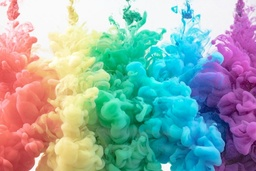
#> input picture Algorithmics/Homework/homework_05/images/colors.jpeg, 256 x 171 px, shrunk from 720 x 480 before the run
$ python original_code.py
#> lines starting #> are read from the running program, lines starting #| are printed output that depends on the picture
import os
import random
from io import BytesIO
from urllib.parse import urlparse

import numpy as np
import requests
from PIL import UnidentifiedImageError, Image
from matplotlib import pyplot as plt
from sklearn.decomposition import PCA
from sklearn.metrics.pairwise import euclidean_distances
import time

random.seed(0)  # Set random seed for reproducibility

def extract_blocks_with_positions(image_array, block_size):
    block_height, block_width = block_size
    img_height, img_width, channels = image_array.shape

    # Calculate the number of blocks along height and width
    num_blocks_vertical = img_height // block_height
    num_blocks_horizontal = img_width // block_width

    # Trim the image to fit an integer number of blocks
    trimmed_height = num_blocks_vertical * block_height
    trimmed_width = num_blocks_horizontal * block_width
    trimmed_image = image_array[:trimmed_height, :trimmed_width, :]

    # Extract blocks and their positions
    blocks = []
    positions = []

    for i in range(0, trimmed_height, block_height):
        for j in range(0, trimmed_width, block_width):

            if random.random() > 0.5:  # Skip half of the blocks
                continue

            block = trimmed_image[i:i + block_height, j:j + block_width, :]

            # Check if block contains more than one pixel
            if block.size > 3:  # More than one pixel
                # Reshape block to (-1, 3), each row is an RGB triplet
                block_pixels = block.reshape(-1, 3)
                # Check if all RGB triplets are the same
                if np.all((block_pixels == block_pixels[0]).all(axis=1)):
                    # All pixels have the same RGB values
                    if random.random() > 0.1:  # Accept with 10% probability
                        continue  # Skip this block

            blocks.append(block.flatten())
            positions.append((j, i))  # (X, Y) position

    blocks = np.array(blocks)
    positions = np.array(positions)

    return blocks, positions

def load_image(input_path):
#> called with input_path = '../images/colors.jpeg'
    if os.path.isfile(input_path):
        # Input is a local file
        try:
            img = Image.open(input_path)
#> img is the input picture: PIL image 256x171 RGB; mean R, G, B 146.1, 171.4, 169.6
            return img
        except UnidentifiedImageError:
            print(f"Could not identify image from the file: {input_path}")
            return None
    else:
        # Check if input is a URL
        parsed_url = urlparse(input_path)
        if parsed_url.scheme in ('http', 'https'):
            try:
                response = requests.get(input_path)
                response.raise_for_status()
                img = Image.open(BytesIO(response.content))
                return img
            except requests.exceptions.RequestException as e:
                print(f"Failed to retrieve image: {e}")
                return None
            except UnidentifiedImageError:
                print("Could not identify image from the URL.")
                return None
        else:
            print(f"The input '{input_path}' is neither a valid URL nor a local file.")
            return None

# Function to compare K-NN before and after PCA
def compare_knn_before_after_pca(blocks_original, positions, k=4, n_components=2):
    # Step 1: Perform K-NN on original data
    print("Performing K-NN on original high-dimensional data...")
    start_time = time.time()
    distances_original = euclidean_distances(blocks_original, blocks_original)
    neighbors_original = np.argsort(distances_original, axis=1)[:, 1:k+1]  # Exclude self (index 0)
    original_knn_time = time.time() - start_time
    print(f"Time for K-NN on original data: {original_knn_time:.4f} seconds")

    # Step 2: Apply PCA for dimensionality reduction
    print(f"Applying PCA to reduce dimensions to {n_components}...")
    pca = PCA(n_components=n_components)
    blocks_pca = pca.fit_transform(blocks_original)

    # Check how much variance is retained after PCA
    explained_variance = np.sum(pca.explained_variance_ratio_)
    print(f"Explained variance with {n_components} components: {explained_variance * 100:.2f}%")

    # Step 3: Perform K-NN on PCA-transformed data
    print("Performing K-NN on PCA-reduced data...")
    start_time = time.time()
    distances_pca = euclidean_distances(blocks_pca, blocks_pca)
    neighbors_pca = np.argsort(distances_pca, axis=1)[:, 1:k+1]
    pca_knn_time = time.time() - start_time
    print(f"Time for K-NN on PCA-reduced data: {pca_knn_time:.4f} seconds")

    # Step 4: Compare neighbors before and after PCA
    print("Comparing K-NN results before and after PCA...")
    total_blocks = blocks_original.shape[0]
    matching_neighbors = np.sum(neighbors_original == neighbors_pca)
    percentage_matching = (matching_neighbors / (total_blocks * k)) * 100
    print(f"Percentage of matching neighbors: {percentage_matching:.2f}%")

    # Return results
    return explained_variance, percentage_matching, original_knn_time, pca_knn_time

# Main code
# Load the image as already done in your original code
input_path = '../images/colors.jpeg'  # Provide your image path
img = load_image(input_path)

if img is not None:
    # Display the image
    plt.figure(figsize=(8, 6))
    plt.imshow(img)
    plt.axis('off')
    plt.title('Original Image')
    plt.show()

    # Convert Image into RGB Matrix
    image_array = np.array(img)
    if image_array.shape[2] == 4:
        image_array = image_array[:, :, :3]  # Remove alpha channel if present
    height, width, channels = image_array.shape
#> height = 171; width = 256; channels = 3

    # Define block size for this test
    block_size = (3, 3)  # Example block size

    # Extract blocks and positions
    blocks, positions = extract_blocks_with_positions(image_array, block_size)
#> in extract_blocks_with_positions, `trimmed_image = image_array[:trimmed_height, :trimmed_width, :]`:
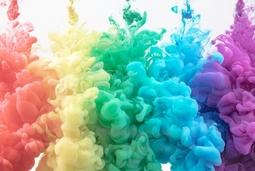
#> trimmed_image: shape (171, 255, 3); mean R, G, B 146.1, 171.7, 169.6
#> after the loop in extract_blocks_with_positions, `for i in range(0, trimmed_height, block_height):`: blocks = 2363 items; positions = 2363 pairs, first value 0 to 252, second value 0 to 168
    print(f"Total blocks: {blocks.shape[0]}, Vector dimension: {blocks.shape[1]}")
#| Total blocks: 2363, Vector dimension: 27

    # Compare K-NN before and after PCA
    explained_variance, percentage_matching, original_knn_time, pca_knn_time = compare_knn_before_after_pca(blocks, positions, k=4, n_components=2)
#> in compare_knn_before_after_pca, `distances_original = euclidean_distances(blocks_original, blocks_origi..`:
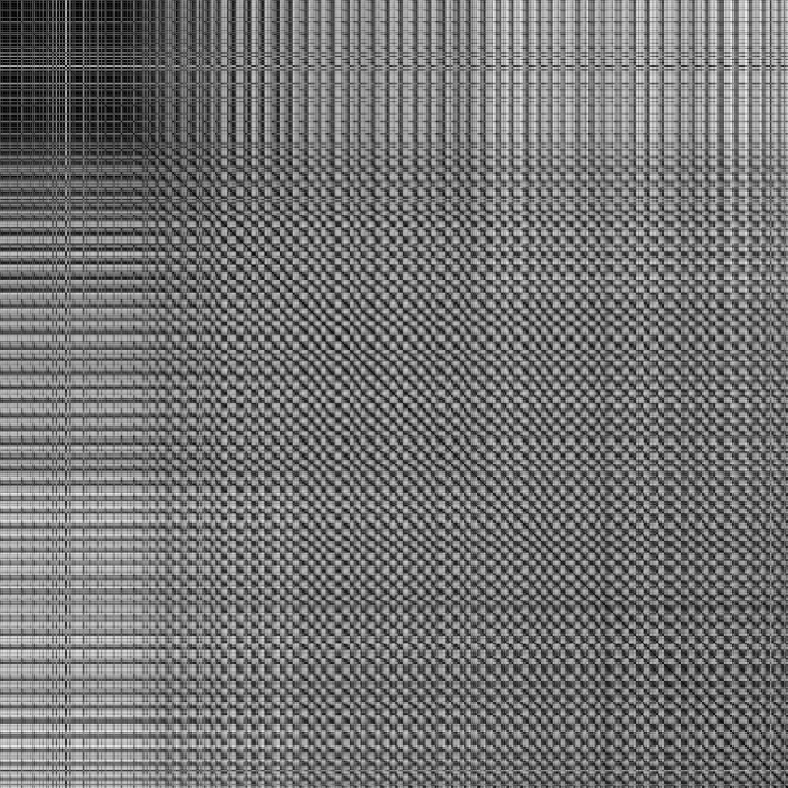
#> distances_original: shape (2363, 2363) float64 (shown at 1/3 size); min 0, max 1088.6, mean 494.4; drawn with min black and max white
#> in compare_knn_before_after_pca, `neighbors_original = np.argsort(distances_original, axis=1)[:, 1:k+1]`: neighbors_original = 2363 rows, first 6: [3, 698, 699, 216], [484, 370, 319, 454], [1364, 620, 1446, 1327], [699, 697, 700, 0], [113, 336, 114, 152], [111, 9, 34, 35]
#> in compare_knn_before_after_pca, `blocks_pca = pca.fit_transform(blocks_original)`: blocks_pca = 2363 pairs, first value -544.7 to 421.5, second value -478.3 to 390
#> in compare_knn_before_after_pca, `distances_pca = euclidean_distances(blocks_pca, blocks_pca)`:
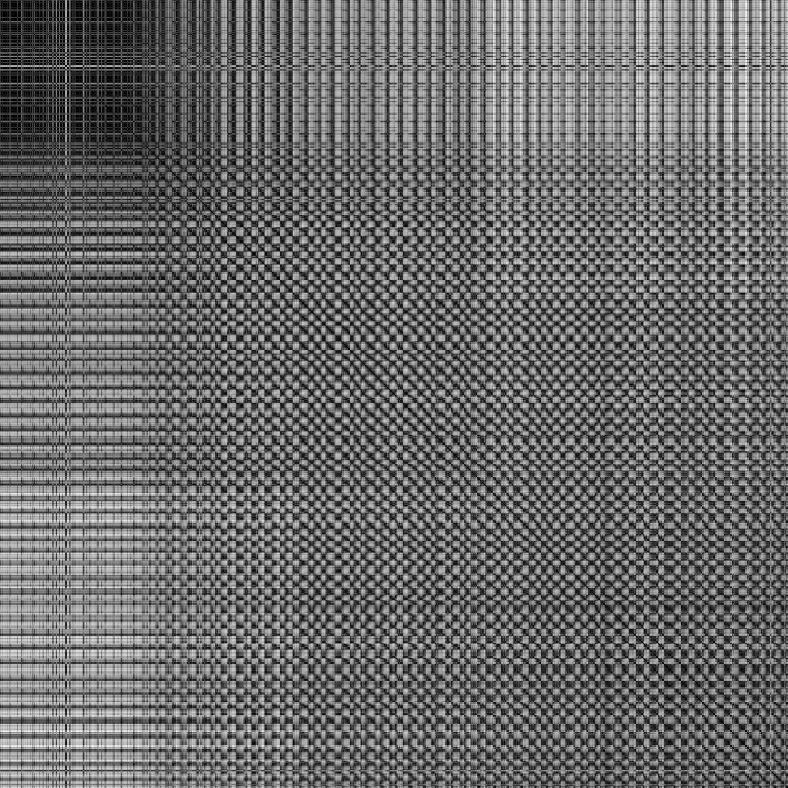
#> distances_pca: shape (2363, 2363) float64 (shown at 1/3 size); min 0, max 1087.7, mean 457.4; drawn with min black and max white
#> in compare_knn_before_after_pca, `neighbors_pca = np.argsort(distances_pca, axis=1)[:, 1:k+1]`: neighbors_pca = 2363 rows, first 6: [240, 699, 375, 789], [1902, 580, 579, 696], [1779, 1327, 1618, 69], [700, 283, 66, 697], [414, 228, 71, 530], [9, 281, 185, 233]
#> in compare_knn_before_after_pca, `matching_neighbors = np.sum(neighbors_original == neighbors_pca)`: matching_neighbors = 607
#> in compare_knn_before_after_pca, `percentage_matching = (matching_neighbors / (total_blocks * k)) * 100`: percentage_matching = 6.42
#| Percentage of matching neighbors: 6.42%
#> explained_variance = 0.905; percentage_matching = 6.42; original_knn_time = 0.29; pca_knn_time = 0.279

    # Print final comparison results
    print("\n--- Final Comparison ---")
    print(f"Explained Variance (after PCA): {explained_variance * 100:.2f}%")
#| Explained Variance (after PCA): 90.45%
    print(f"Percentage of Matching Neighbors: {percentage_matching:.2f}%")
#| Percentage of Matching Neighbors: 6.42%
    print(f"K-NN Time (Original Data): {original_knn_time:.4f} seconds")
#| K-NN Time (Original Data): 0.2896 seconds
    print(f"K-NN Time (PCA Data): {pca_knn_time:.4f} seconds")
#| K-NN Time (PCA Data): 0.2789 seconds

else:
    print("Image could not be loaded. Please check the input path or URL.")
